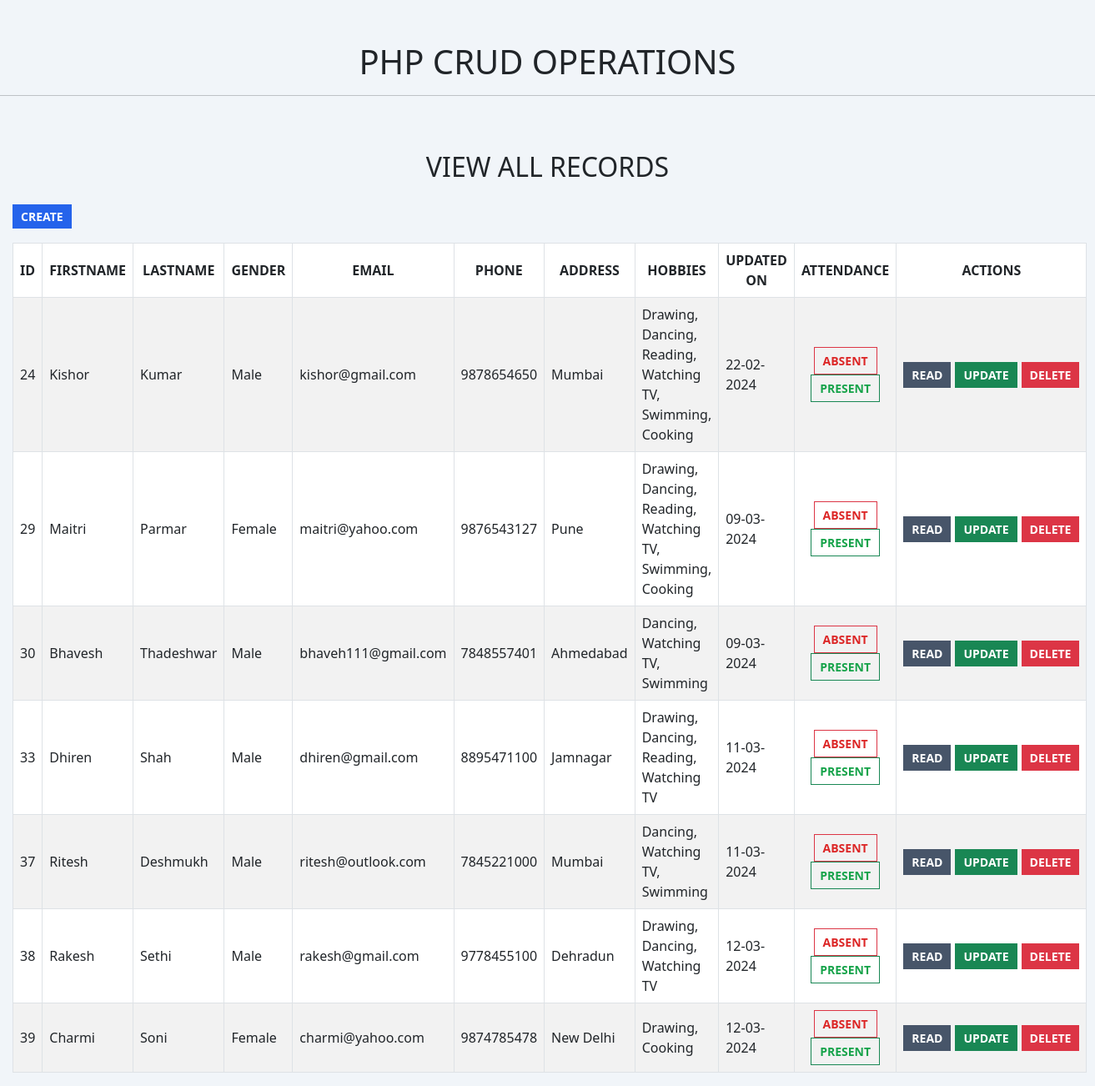
The page /view.php on the database its author committed.
### tables this page shows
CREATE TABLE `persons` (
  `id` int(5) NOT NULL,
  `fname` varchar(255) NOT NULL,
  `lname` varchar(255) NOT NULL,
  `gender` varchar(10) NOT NULL,
  `email` varchar(255) NOT NULL,
  `phone` varchar(20) NOT NULL,
  `address` varchar(1500) NOT NULL,
  `hobbies` varchar(1500) NOT NULL,
  `attendance` varchar(10) NOT NULL,
  `date` date NOT NULL DEFAULT current_timestamp()
);

### view.php (the view, shortened to what this page needs)
<?php include('./partials/header.php'); ?>
<section class="view_table">
    <div class="container:fluid">
    <h2 class="text:center text:uppercase pt:50">View All Records</h2>
        <div class="py:20">
            <a href="index.php" class="createBtn text-decoration:none weight:bold text:uppercase text:white bg:blue-600 py:5 px:10 size:14">Create</a>
        </div>
        <div class="table_wrapper ww:100">
            <table id="crud_table" class="table table-striped table-bordered border-gray table-hover">
                <thead class="">
                    <tr class="vertical:middle">
                        <th class="text:center text:uppercase">ID</th>
                        <th class="text:center text:uppercase">Firstname</th>
                        <th class="text:center text:uppercase">Lastname</th>
                        <th class="text:center text:uppercase">Gender</th>
                        <th class="text:center text:uppercase">Email</th>
                        <th class="text:center text:uppercase">Phone</th>
                        <th class="text:center text:uppercase">Address</th>
                        <th class="text:center text:uppercase">Hobbies</th>
                        <th class="text:center text:uppercase">Updated On</th>
                        <th class="text:center text:uppercase">Attendance</th>
                        <th class="text:center text:uppercase">Actions</th>
                    </tr>
                </thead>
                <tbody>
                    <?php
                    $query = "SELECT * FROM persons";
                    if ($result = mysqli_query($conn, $query)) {
                        while ($row = mysqli_fetch_assoc($result)) {
                    ?>
                    <tr class="vertical:middle">
                        <td class=""><?php echo $row['id']; ?></td>
                        <td class=""><?php echo $row['fname']; ?></td>
                        <td class=""><?php echo $row['lname']; ?></td>
                        <td class=""><?php echo $row['gender']; ?></td>
                        <td class=""><?php echo $row['email']; ?></td>
                        <td class=""><?php echo $row['phone']; ?></td>
                        <td class=""><?php echo $row['address']; ?></td>
                        <td class=""><?php echo $row['hobbies']; ?></td>
                        <td class="">
                        <?php
                        $new_date = date('d-m-Y', strtotime($row['date']));
                        echo $new_date;
                        ?>
                        </td>
                        <td class="text:center">
                            <a href="view.php?id=<?php echo $row['id']; ?>" class="absentBtn text-decoration:none display:inline-block weight:bold text:uppercase text:white text:red-600 border border-danger border-1 border-gray py:5 px:10 size:14">Absent</a>
                            <a href="view.php?id=<?php echo $row['id']; ?>" class="presentBtn text-decoration:none display:inline-block weight:bold text:uppercase text:white text:green-600 border border-success border-1 border-gray py:5 px:10 size:14">Present</a>
                        </td>
                        <td>
                            <div class="display:flex gap:5">
                                <a href="read.php?id=<?php echo $row['id']; ?>" class="readBtn text-decoration:none display:inline-block weight:bold text:uppercase text:white bg:slate-600 py:5 px:10 size:14">Read</a>
                                <a href="update.php?id=<?php echo $row['id']; ?>" class="updateBtn text-decoration:none display:inline-block weight:bold text:uppercase text:white bg:success py:5 px:10 size:14">Update</a>
                                <form action="delete.php" method="post"><input type="hidden" name="id" value="<?php echo $row['id']; ?>"><input type="submit" value="Delete"
                                onclick="return confirm('Are you sure want to delete the record of <?php echo $row['fname'] . ' ' . $row['lname']; ?>?')" class="deleteBtn text-decoration:none weight:bold text:uppercase text:white bg:danger py:5 px:10 size:14 border:none"></form>
                            </div>
                        </td>
                    </tr>
                    <?php } } ?>
                </tbody>
            </table>
        </div>
    </div>
</section>
<?php include('./partials/footer.php'); ?>

### partials/header.php (shortened to what this page needs)
<!DOCTYPE html>
<html lang="en">
<head>
    <link rel="stylesheet" href="./assets/css/utilities.css">
    <link rel="stylesheet" href="https://cdnjs.cloudflare.com/ajax/libs/twitter-bootstrap/5.3.0/css/bootstrap.min.css">
    <link rel="stylesheet" href="https://cdn.datatables.net/2.0.0/css/dataTables.bootstrap5.css">
    <link rel="stylesheet" href="./assets/css/style.css">
</head>
<body class="bg:slate-100">
<h1 class="text:center pt:50">PHP CRUD OPERATIONS</h1>
<hr>

### partials/footer.php (shortened to what this page needs)
    </body>
</html>

### rows shown on the page
persons: id "24", fname "Kishor", lname "Kumar", gender "Male", email "kishor@gmail.com", phone "9878654650", address "Mumbai", hobbies "Drawing, Dancing, Reading, Watching TV, Swimming, Cooking", date "22-02-2024"
persons: id "29", fname "Maitri", lname "Parmar", gender "Female", email "maitri@yahoo.com", phone "9876543127", address "Pune", hobbies "Drawing, Dancing, Reading, Watching TV, Swimming, Cooking", date "09-03-2024"
persons: id "30", fname "Bhavesh", lname "Thadeshwar", gender "Male", email "bhaveh111@gmail.com", phone "7848557401", address "Ahmedabad", hobbies "Dancing, Watching TV, Swimming", date "09-03-2024"
persons: id "33", fname "Dhiren", lname "Shah", gender "Male", email "dhiren@gmail.com", phone "8895471100", address "Jamnagar", hobbies "Drawing, Dancing, Reading, Watching TV", date "11-03-2024"
persons: id "37", fname "Ritesh", lname "Deshmukh", gender "Male", email "ritesh@outlook.com", phone "7845221000", address "Mumbai", hobbies "Dancing, Watching TV, Swimming", date "11-03-2024"
persons: id "38", fname "Rakesh", lname "Sethi", gender "Male", email "rakesh@gmail.com", phone "9778455100", address "Dehradun", hobbies "Drawing, Dancing, Watching TV", date "12-03-2024"
persons: id "39", fname "Charmi", lname "Soni", gender "Female", email "charmi@yahoo.com", phone "9874785478", address "New Delhi", hobbies "Drawing, Cooking", date "12-03-2024"
